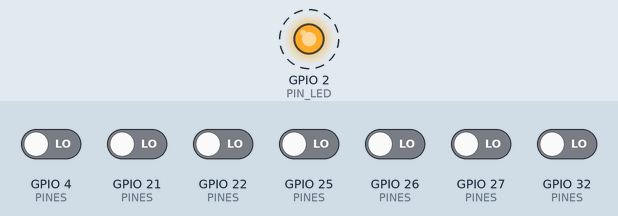
This sketch was run on a simulated ESP32. Shown: output pins drawn as LEDs (lit = HIGH). Dashed ring = blinking. The test bench sets the inputs (shaded band); at power-on: GPIO 4 (PINES), GPIO 21 (PINES), GPIO 22 (PINES), GPIO 25 (PINES), GPIO 26 (PINES), GPIO 27 (PINES), GPIO 32 (PINES) LOW. What the sketch prints to the serial monitor is not drawn.

Above: at 0.8 s.
Timing chart, 0 to 3.6 s (numbered marks = the images above):
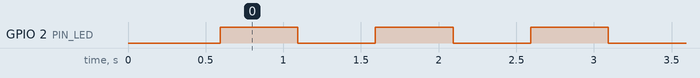

Measured:
- by itself, GPIO 2 (PIN_LED): alternates HIGH for 0.50 s and LOW for 0.50 s

The sketch:

00_diagnostico_esp32.ino
```cpp
/*
 * Prueba 00 - Diagnóstico del ESP32 (sin periféricos)
 * Monitor de acuarios ESP32
 *
 * Objetivo:
 *   1. Mostrar la información del chip (modelo, núcleos, memoria).
 *   2. Verificar que cada pin del proyecto responde: se activa la
 *      resistencia interna de pull-up (debe leerse 1) y luego la de
 *      pull-down (debe leerse 0). Si un pin no cambia, está en corto,
 *      dañado o tiene algo conectado.
 *   3. Hacer parpadear el LED de la placa (GPIO 2) como señal de vida.
 *
 * IMPORTANTE: ejecutar con la placa sola, sin nada conectado a los pines.
 */

const int PIN_LED = 2;

struct PinProyecto {
  int gpio;
  const char* funcion;
};

// Pines que usará el monitor (GPIO 34 y 35 no se prueban: son solo
// de entrada y no tienen resistencias internas)
const PinProyecto PINES[] = {
  {4,  "Bus OneWire (DS18B20)"},
  {21, "I2C SDA"},
  {22, "I2C SCL"},
  {25, "Encoder CLK"},
  {26, "Encoder DT"},
  {27, "Encoder pulsador"},
  {32, "Alimentacion del TDS"},
};
const int N_PINES = sizeof(PINES) / sizeof(PINES[0]);

void infoChip() {
  Serial.println("--- Informacion del chip ---");
  Serial.printf("Modelo:        %s (revision %d)\n", ESP.getChipModel(), ESP.getChipRevision());
  Serial.printf("Nucleos:       %d a %d MHz\n", ESP.getChipCores(), ESP.getCpuFreqMHz());
  Serial.printf("Flash:         %u MB\n", ESP.getFlashChipSize() / (1024 * 1024));
  Serial.printf("RAM libre:     %u bytes\n", ESP.getFreeHeap());
  Serial.printf("SDK:           %s\n", ESP.getSdkVersion());
  uint64_t mac = ESP.getEfuseMac();
  Serial.printf("MAC (eFuse):   %02X:%02X:%02X:%02X:%02X:%02X\n",
                (uint8_t)(mac), (uint8_t)(mac >> 8), (uint8_t)(mac >> 16),
                (uint8_t)(mac >> 24), (uint8_t)(mac >> 32), (uint8_t)(mac >> 40));
  Serial.println();
}

bool probarPin(const PinProyecto& p) {
  pinMode(p.gpio, INPUT_PULLUP);
  delay(5);  // tiempo para que la línea se estabilice
  int conPullUp = digitalRead(p.gpio);

  pinMode(p.gpio, INPUT_PULLDOWN);
  delay(5);
  int conPullDown = digitalRead(p.gpio);

  pinMode(p.gpio, INPUT);  // se deja el pin en alta impedancia

  bool ok = (conPullUp == HIGH && conPullDown == LOW);
  Serial.printf("GPIO %2d  %-24s pull-up=%d  pull-down=%d  -> %s\n",
                p.gpio, p.funcion, conPullUp, conPullDown, ok ? "OK" : "REVISAR");
  return ok;
}

void setup() {
  Serial.begin(115200);
  delay(500);
  Serial.println("\n=== Prueba 00: diagnostico del ESP32 ===\n");

  infoChip();

  Serial.println("--- Prueba de pines del proyecto ---");
  int fallas = 0;
  for (int i = 0; i < N_PINES; i++) {
    if (!probarPin(PINES[i])) fallas++;
  }
  Serial.printf("\nResultado: %d de %d pines OK\n\n", N_PINES - fallas, N_PINES);

  pinMode(PIN_LED, OUTPUT);
}

void loop() {
  static uint32_t ultimo = 0;
  digitalWrite(PIN_LED, !digitalRead(PIN_LED));

  if (millis() - ultimo >= 5000) {
    ultimo = millis();
    Serial.printf("Funcionando: %lu s, RAM libre %u bytes\n", millis() / 1000, ESP.getFreeHeap());
  }
  delay(500);
}
```
